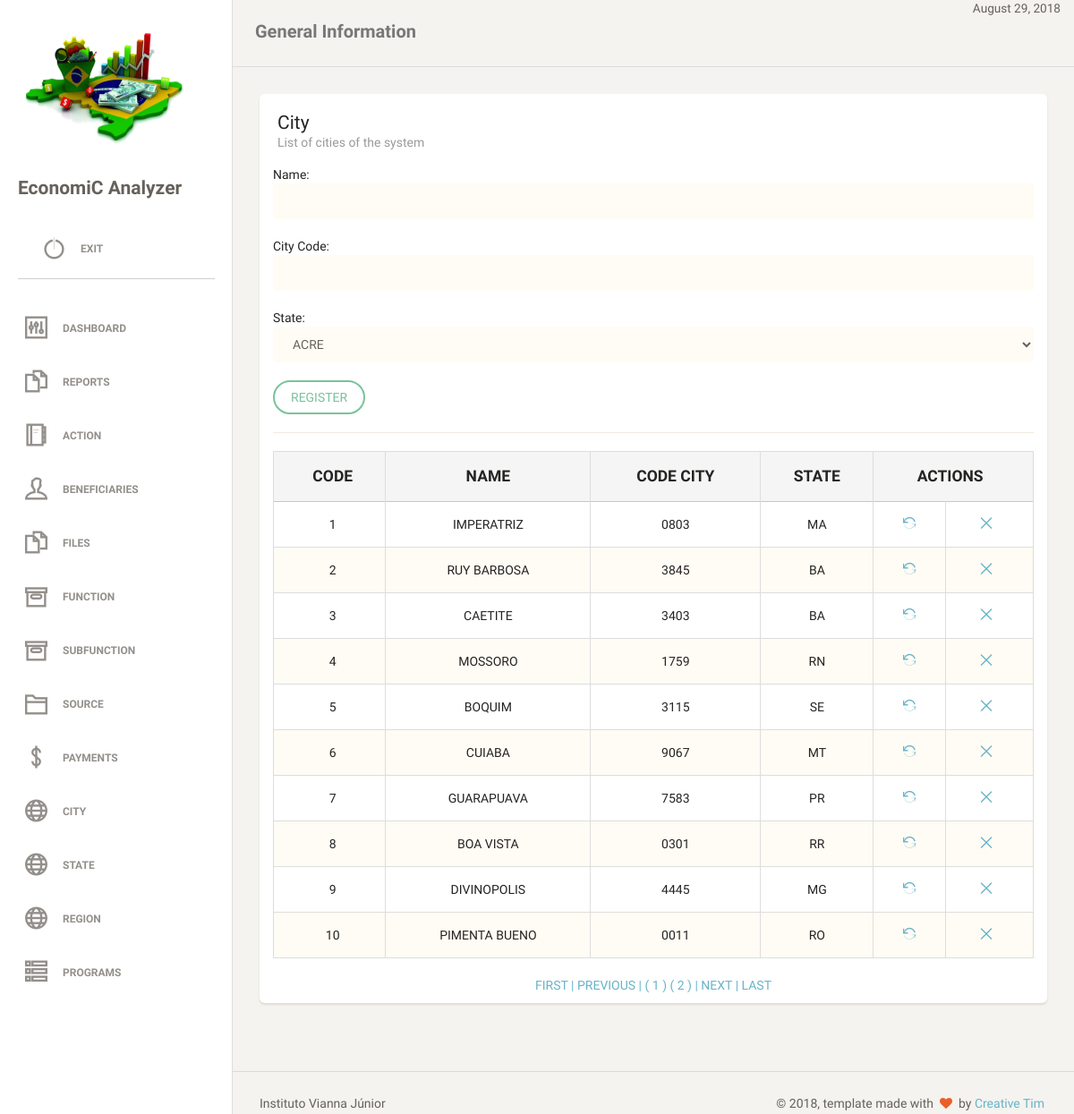
/city.php (signed in), run on the app's committed database.
### tables this page shows
CREATE TABLE `tb_city` (
  `id_city` int(11) NOT NULL AUTO_INCREMENT,
  `str_name_city` varchar(255) DEFAULT NULL,
  `str_cod_siafi_city` varchar(4) NOT NULL,
  `tb_state_id_state` int(11) NOT NULL,
  PRIMARY KEY (`id_city`),
  UNIQUE KEY `str_cod_siafi_city_UNIQUE` (`str_cod_siafi_city`),
  KEY `fk_tb_city_tb_state_idx` (`tb_state_id_state`),
  CONSTRAINT `fk_tb_city_tb_state` FOREIGN KEY (`tb_state_id_state`) REFERENCES `tb_state` (`id_state`) ON DELETE NO ACTION ON UPDATE NO ACTION
);

CREATE TABLE `tb_state` (
  `id_state` int(11) NOT NULL AUTO_INCREMENT,
  `str_uf` varchar(2) NOT NULL,
  `str_name` varchar(19) DEFAULT NULL,
  `tb_region_id_region` int(11) NOT NULL,
  PRIMARY KEY (`id_state`),
  UNIQUE KEY `str_uf_UNIQUE` (`str_uf`),
  UNIQUE KEY `str_name_UNIQUE` (`str_name`),
  KEY `fk_tb_state_tb_region1_idx` (`tb_region_id_region`),
  CONSTRAINT `fk_tb_state_tb_region1` FOREIGN KEY (`tb_region_id_region`) REFERENCES `tb_region` (`id_region`) ON DELETE NO ACTION ON UPDATE NO ACTION
);

### city.php (the view, shortened to what this page needs)
<?php
require_once "classes/template.php";
require_once "dao/cityDAO.php";
$object = new cityDAO();
if ($_SERVER['REQUEST_METHOD'] == 'POST') {
    $id = (isset($_POST["id"]) && $_POST["id"] != null) ? $_POST["id"] : "";
    $str_name_city = (isset($_POST["str_name_city"]) && $_POST["str_name_city"] != null) ? $_POST["str_name_city"] : "";
    $str_cod_siafi_city = (isset($_POST["str_cod_siafi_city"]) && $_POST["str_cod_siafi_city"] != null) ? $_POST["str_cod_siafi_city"] : "";
    $tb_state_id_state = (isset($_POST["tb_state_id_state"]) && $_POST["tb_state_id_state"] != null) ? $_POST["tb_state_id_state"] : "";
} else if (!isset($id)) {
    $str_name_city = NULL;
    $str_cod_siafi_city = NULL;
    $tb_state_id_state = NULL;
}
?>
<div class='content' xmlns="http://www.w3.org/1999/html">
    <div class='container-fluid'>
        <div class='row'>
            <div class='col-md-12'>
                <div class='card'>
                    <div class='header'>
                        <h4 class='title'>City</h4>
                        <p class='category'>List of cities of the system</p>
                    </div>
                    <div class='content table-responsive'>
                        <form action="?act=save&id=" method="POST" name="form1">
                            Name:
                            <input class="form-control" type="text" name="str_name_city" value="<?php
                            echo (isset($str_name_city) && ($str_name_city != null || $str_name_city != "")) ? $str_name_city : '';
                            ?>"/>
                            <br/>
                            City Code:
                            <input class="form-control" type="text" maxlength="4" name="str_cod_siafi_city" value="<?php
                            echo (isset($str_cod_siafi_city) && ($str_cod_siafi_city != null || $str_cod_siafi_city != "")) ? $str_cod_siafi_city : '';
                            ?>"/>
                            <br/>
                            State:
                            <select class="form-control" name="tb_state_id_state">
                                <?php
                                $query = "SELECT * FROM tb_state order by str_name;";
                                $statement = $pdo->prepare($query);
                                if ($statement->execute()) {
                                    $result = $statement->fetchAll(PDO::FETCH_OBJ);
                                    foreach ($result as $rs) {
                                        if ($rs->id_state == $tb_state_id_state) {
                                            echo "<option value='$rs->id_state' selected>$rs->str_name</option>";
                                        } else {
                                            echo "<option value='$rs->id_state'>$rs->str_name</option>";
                                        }
                                    }
                                } else {
                                    throw new PDOException("<script> alert('Não foi possível executar a declaração SQL !'); </script>");
                                }
                                ?>
                            </select>
                            <br/>
                            <input class="btn btn-success" type="submit" value="REGISTER">
                            <hr>
                        </form>
                        <?php
                        $object->tabelapaginada();
                        ?>
                    </div>
                </div>
            </div>
        </div>
    </div>
</div>

### dao/cityDAO.php (shortened to what this page needs)
<?php
require_once "db/connection.php";
require_once "classes/city.php";
class cityDAO
{
    public function tabelapaginada() {
        global $pdo;
        $endereco = $_SERVER ['PHP_SELF'];
        $pagina_atual = (isset($_GET['page']) && is_numeric($_GET['page'])) ? $_GET['page'] : 1;
        $linha_inicial = ($pagina_atual -1) * QTDE_REGISTROS;
        $sql = "SELECT C.id_city, S.str_uf as tb_state, C.str_name_city, C.str_cod_siafi_city FROM tb_city C INNER JOIN tb_state S ON S.id_state = C.tb_state_id_state LIMIT {$linha_inicial}, " . QTDE_REGISTROS;
        $statement = $pdo->prepare($sql);
        $statement->execute();
        $dados = $statement->fetchAll(PDO::FETCH_OBJ);
        $sqlContador = "SELECT COUNT(*) AS total_registros FROM tb_city";
        $statement = $pdo->prepare($sqlContador);
        $statement->execute();
        $valor = $statement->fetch(PDO::FETCH_OBJ);
        $primeira_pagina = 1;
        $ultima_pagina  = ceil($valor->total_registros / QTDE_REGISTROS);
        $pagina_anterior = ($pagina_atual > 1) ? $pagina_atual -1 : 0 ;
        $proxima_pagina = ($pagina_atual < $ultima_pagina) ? $pagina_atual +1 : 0 ;
        $range_inicial  = (($pagina_atual - RANGE_PAGINAS) >= 1) ? $pagina_atual - RANGE_PAGINAS : 1 ;
        $range_final   = (($pagina_atual + RANGE_PAGINAS) <= $ultima_pagina ) ? $pagina_atual + RANGE_PAGINAS : $ultima_pagina ;
        $exibir_botao_inicio = ($range_inicial < $pagina_atual) ? 'mostrar' : 'esconder';
        $exibir_botao_final = ($range_final > $pagina_atual) ? 'mostrar' : 'esconder';
        if (!empty($dados)):
            echo "
     <table class='table table-striped table-bordered'>
     <thead>
       <tr style='text-transform: uppercase;' class='active'>
        <th style='text-align: center; font-weight: bolder;'>Code</th>
        <th style='text-align: center; font-weight: bolder;'>Name</th>
        <th style='text-align: center; font-weight: bolder;'>Code City</th>
        <th style='text-align: center; font-weight: bolder;'>State</th>
        <th style='text-align: center; font-weight: bolder;' colspan='2'>Actions</th>
       </tr>
     </thead>
     <tbody>";
            foreach ($dados as $city):
                echo "<tr>
        <td style='text-align: center'>$city->id_city</td>
        <td style='text-align: center'>$city->str_name_city</td>
        <td style='text-align: center'>$city->str_cod_siafi_city</td>
        <td style='text-align: center'>$city->tb_state</td>
        <td style='text-align: center'><a href='?act=upd&id=$city->id_city' title='Alterar'><i class='ti-reload'></i></a></td>
        <td style='text-align: center'><a href='?act=del&id=$city->id_city' title='Remover'><i class='ti-close'></i></a></td>
       </tr>";
            endforeach;
            echo "
</tbody>
     </table>
     <div class='box-paginacao' style='text-align: center'>
       <a class='box-navegacao  $exibir_botao_inicio' href='$endereco?page=$primeira_pagina' title='Primeira Página'> FIRST  |</a>
       <a class='box-navegacao  $exibir_botao_inicio' href='$endereco?page=$pagina_anterior' title='Página Anterior'> PREVIOUS  |</a>
";
            for ($i = $range_inicial; $i <= $range_final; $i++):
                $destaque = ($i == $pagina_atual) ? 'destaque' : '';
                echo "<a class='box-numero $destaque' href='$endereco?page=$i'> ( $i ) </a>";
            endfor;
            echo "<a class='box-navegacao $exibir_botao_final' href='$endereco?page=$proxima_pagina' title='Próxima Página'>| NEXT  </a>
                  <a class='box-navegacao $exibir_botao_final' href='$endereco?page=$ultima_pagina'  title='Última Página'>| LAST  </a>
     </div>";
        else:
            echo "<p class='bg-danger'>Nenhum registro foi encontrado!</p>
     ";
        endif;
    }
}

### data on the page
tb_city: id_city "1", str_name_city "IMPERATRIZ", str_cod_siafi_city "0803", tb_state_id_state.str_uf "MA"
tb_city: id_city "2", str_name_city "RUY BARBOSA", str_cod_siafi_city "3845", tb_state_id_state.str_uf "BA"
tb_city: id_city "3", str_name_city "CAETITE", str_cod_siafi_city "3403", tb_state_id_state.str_uf "BA"
tb_city: id_city "4", str_name_city "MOSSORO", str_cod_siafi_city "1759", tb_state_id_state.str_uf "RN"
tb_city: id_city "5", str_name_city "BOQUIM", str_cod_siafi_city "3115", tb_state_id_state.str_uf "SE"
tb_city: id_city "6", str_name_city "CUIABA", str_cod_siafi_city "9067", tb_state_id_state.str_uf "MT"
tb_city: id_city "7", str_name_city "GUARAPUAVA", str_cod_siafi_city "7583", tb_state_id_state.str_uf "PR"
tb_city: id_city "8", str_name_city "BOA VISTA", str_cod_siafi_city "0301", tb_state_id_state.str_uf "RR"
tb_city: id_city "9", str_name_city "DIVINOPOLIS", str_cod_siafi_city "4445", tb_state_id_state.str_uf "MG"
tb_city: id_city "10", str_name_city "PIMENTA BUENO", str_cod_siafi_city "0011", tb_state_id_state.str_uf "RO"

### other printed values
form field tb_state_id_state "ACRE"
